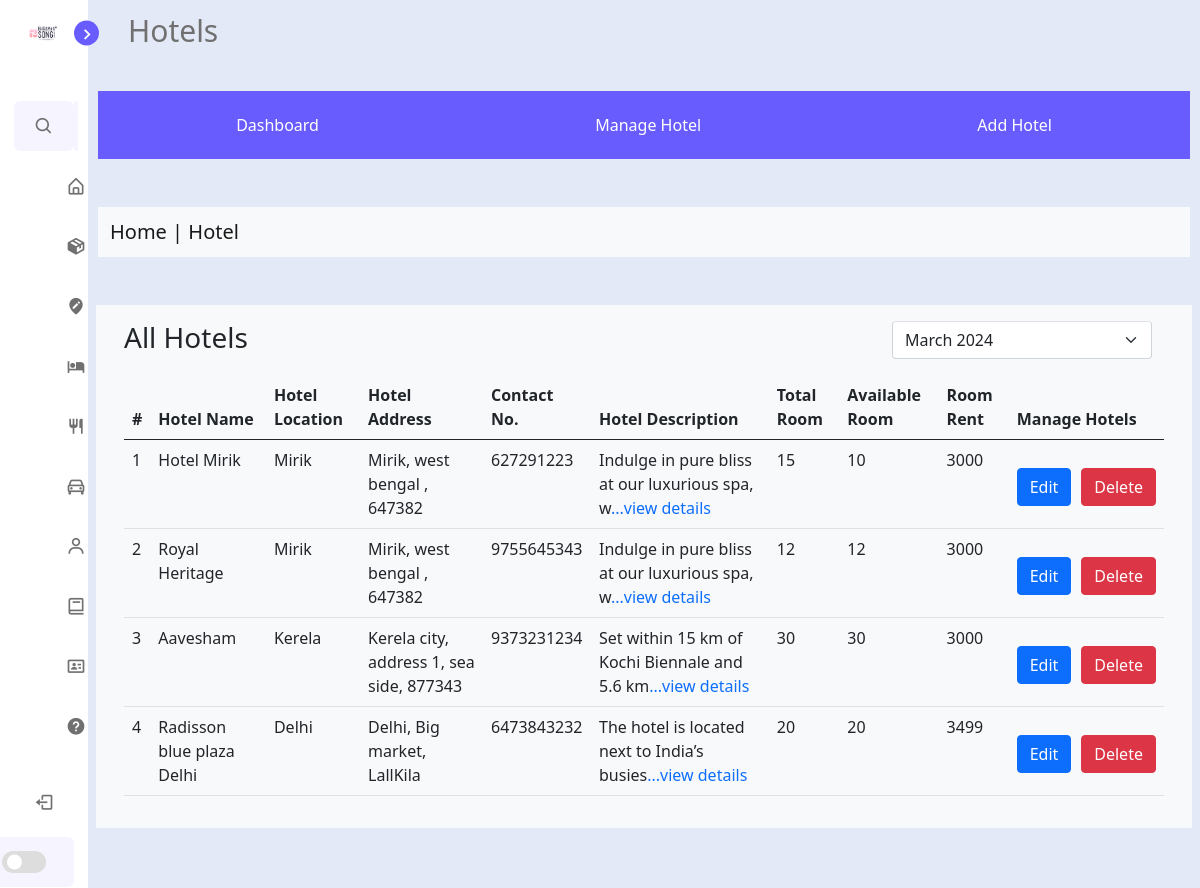
/Admin/hotel/hotel.php (signed in), run on the app's committed database.
### tables this page shows
CREATE TABLE `hotel` (
  `H_ID` int(6) NOT NULL,
  `H_NAME` varchar(100) NOT NULL,
  `H_LOCATION` varchar(20) NOT NULL,
  `H_ADDR` varchar(100) NOT NULL,
  `H_CONTACT` varchar(15) NOT NULL,
  `H_DESCR` varchar(255) NOT NULL,
  `TOTAL_ROOMS` int(6) NOT NULL,
  `AVL_ROOMS` int(6) NOT NULL,
  `ROOM_RENT` int(10) NOT NULL,
  `H_IMAGE` varchar(255) DEFAULT NULL
);

### Admin/hotel/hotel.php (the view, shortened to what this page needs)
<?php
require('../include/header.php');
$sql = "SELECT * FROM `hotel`;";
$res = mysqli_query($conn, $sql);
?>
</head>
<body>
    <?php include '../include/sidebarmenu.php' ?>
    <section class="home">
        <div class="text">Hotels</div>
        <header>
            <div class="navbar">
                <a href="../index.php">Dashboard</a>
                <a href="hotel.php">Manage Hotel</a>
                <a href="add_hotel.php">Add Hotel</a>
            </div>
        </header>
        <nav class="navbar navbar-light bg-light mt-5">
            <div class="container-fluid">
                <span class="navbar-brand mb-0 h1">Home | Hotel</span>
            </div>
        </nav>
        <div class="row bg-light m-2 mt-5 p-3">
            <div class="col-md-12 col-lg-12 col-sm-12">
                <div class="white-box">
                    <div class="d-md-flex mb-3">
                        <h3 class="box-title mb-0">All Hotels</h3>
                        <div class="col-md-3 col-sm-4 col-xs-6 ms-auto">
                            <select class="form-select shadow-none row border-top">
                                <option>March 2024</option>
                            </select>
                        </div>
                    </div>
                    <div class="table-responsive">
                        <table class="table no-wrap">
                            <thead>
                                <tr>
                                    <th class="border-top-0">#</th>
                                    <th>Hotel Name</th>
                                    <th>Hotel Location</th>
                                    <th>Hotel Address</th>
                                    <th>Contact No.</th>
                                    <th>Hotel Description</th>
                                    <th>Total Room</th>
                                    <th>Available Room</th>
                                    <th>Room Rent</th>
                                    <th class="border-top-0">Manage Hotels</th>
                                </tr>
                            </thead>
                            <tbody>
                                <?php
                                $i = 1;
                                while ($rowData = (mysqli_fetch_assoc($res))) {
                                    $package_details = $rowData['H_DESCR'];
                                    $shortened_details = substr($package_details, 0, 45);
                                ?>
                                    <tr>
                                        <td><?php echo $i; ?></td>
                                        <td class="txt-oflo"><?php echo $rowData['H_NAME']; ?></td>
                                        <td><?php echo $rowData['H_LOCATION']; ?></td>
                                        <td><?php echo $rowData['H_ADDR']; ?></td>
                                        <td><?php echo $rowData['H_CONTACT']; ?></td>
                                        <td><?php echo $shortened_details; ?><a class="text-primary" href="package_detail.php?id=<?php echo $rowData['H_ID']; ?>">...view details</a></td>
                                        <td><?php echo $rowData['TOTAL_ROOMS']; ?></td>
                                        <td><?php echo $rowData['AVL_ROOMS']; ?></td>
                                        <td><?php echo $rowData['ROOM_RENT']; ?></td>
                                        <td class="txt-oflo">
                                            <div class="bt">
                                                <button class="btn btn-primary"><a href="edit_hotel.php?type=edit&id=<?php echo $rowData['H_ID']; ?>">Edit</a> </button>
                                                <button class="btn btn-danger"><a href="delete_hotel.php?type=delete&id=<?php echo $rowData['H_ID']; ?>">Delete</a> </button>
                                            </div>
                                        </td>
                                    </tr>
                                <?php
                                $i++;
                                }
                                ?>
                            </tbody>
                        </table>
                    </div>
                </div>
            </div>
        </div>
    </section>
</body>
</html>

### Admin/css/style.css (style rules this page uses)
:root { --body-color: #e4e9f7; --sidebar-color: #fff; --primary-color: #695cfe; --primary-color-light: #f6f5ff; --toggle-color: #ddd; --text-color: #707070; --tran-02: all 0.2s ease; --tran-03: all 0.3s ease; --tran-04: all 0.4s ease; --tran-05: all 0.5s ease; }
body { height: 100vh; background: var(--body-color); transition: var(--tran-05); }
.home { position: relative; left: 250px; width: calc(100% - 250px); background: var(--body-color); transition: var(--tran-05); }
.home .text { font-size: 30px; font-weight: 500; color: var(--text-color); padding: 8px 40px; }
.sidebar.close ~ .home { left: 88px; width: calc(100% - 88px); }
.navbar { overflow: hidden; background: var(--primary-color); display: flex; justify-content: space-around; margin: 10px; }
.navbar a { float: left; font-size: 16px; color: white; text-align: center; padding: 14px 16px; text-decoration: none; }
header .navbar { margin-top: 30px; }

### Admin/css/table_image.css (style rules this page uses)
a { text-decoration: none; color: white; }
.bt { display: flex; gap: 10px; margin-top: 20px; }

### data on the page
hotel: H_NAME "Hotel Mirik", H_LOCATION "Mirik", H_ADDR "Mirik, west bengal , 647382", H_CONTACT "627291223", H_DESCR "Indulge in pure bliss at our luxurious spa, w", TOTAL_ROOMS "15", AVL_ROOMS "10", ROOM_RENT "3000"
hotel: H_NAME "Royal Heritage", H_LOCATION "Mirik", H_ADDR "Mirik, west bengal , 647382", H_CONTACT "9755645343", H_DESCR "Indulge in pure bliss at our luxurious spa, w", TOTAL_ROOMS "12", AVL_ROOMS "12", ROOM_RENT "3000"
hotel: H_NAME "Aavesham", H_LOCATION "Kerela", H_ADDR "Kerela city, address 1, sea side, 877343", H_CONTACT "9373231234", H_DESCR "Set within 15 km of Kochi Biennale and 5.6 km", TOTAL_ROOMS "30", AVL_ROOMS "30", ROOM_RENT "3000"
hotel: H_NAME "Radisson blue plaza Delhi", H_LOCATION "Delhi", H_ADDR "Delhi, Big market, LallKila", H_CONTACT "6473843232", H_DESCR "The hotel is located next to India’s busies", TOTAL_ROOMS "20", AVL_ROOMS "20", ROOM_RENT "3499"
